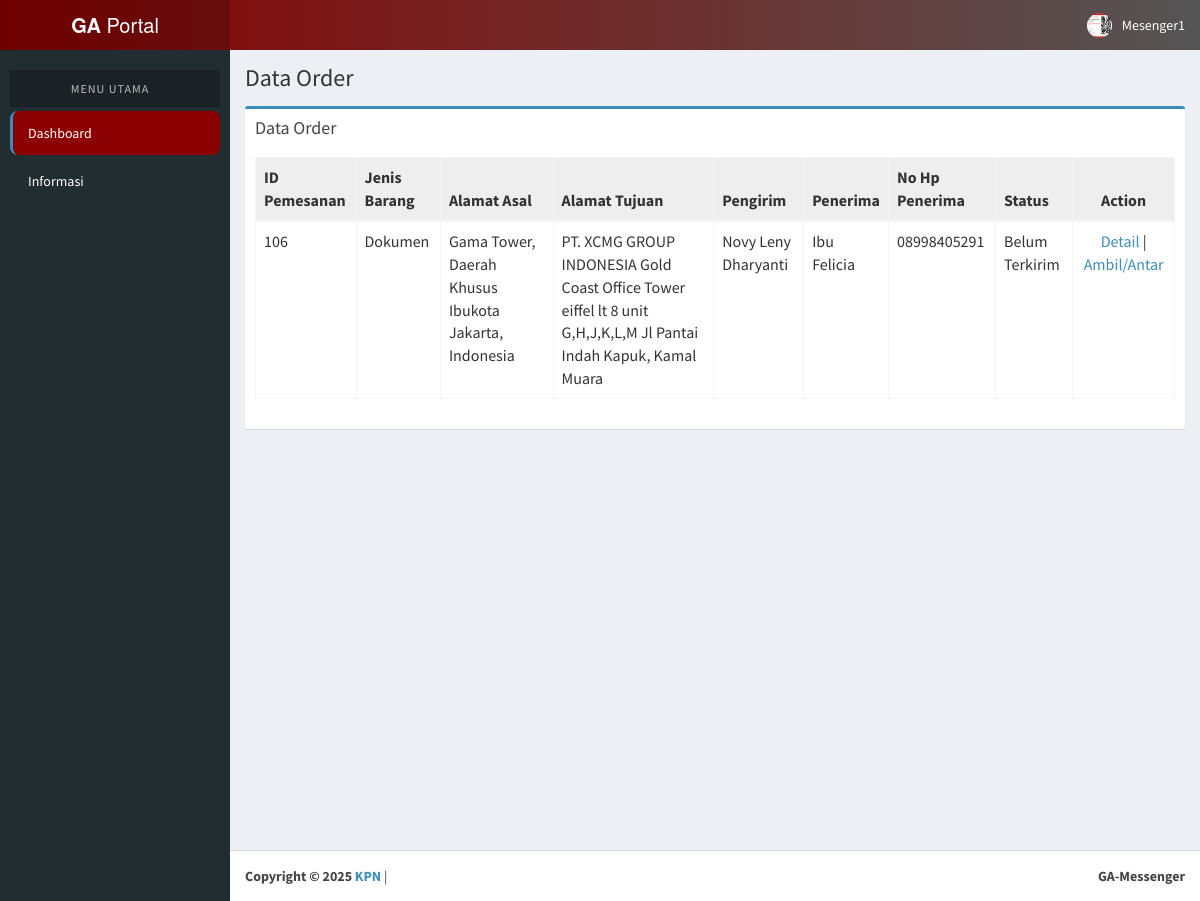
The app's page /kurir/dataorder.php (signed in) with its own data.
### tables this page shows
CREATE TABLE `tb_kurir` (
  `id_kurir` int(11) NOT NULL,
  `nama_kurir` varchar(70) NOT NULL,
  `username_kurir` varchar(50) NOT NULL,
  `password` varchar(50) NOT NULL,
  `tanggal_lahir_kurir` date NOT NULL,
  `alamat` text NOT NULL,
  `no_hp_kurir` varchar(12) NOT NULL,
  `email_kurir` varchar(100) NOT NULL,
  `no_plat` varchar(9) NOT NULL,
  `gambar` varchar(255) NOT NULL,
  `created_at` timestamp NULL DEFAULT current_timestamp(),
  `updated_at` timestamp NULL DEFAULT current_timestamp() ON UPDATE current_timestamp()
);

CREATE TABLE `tb_transaksi` (
  `no_transaksi` int(5) NOT NULL,
  `alamat_asal` text NOT NULL,
  `alamat_tujuan` text NOT NULL,
  `penerima` varchar(70) NOT NULL,
  `pengirim` varchar(70) NOT NULL,
  `gambar_awal` varchar(255) NOT NULL DEFAULT '',
  `gambar_akhir` varchar(255) NOT NULL DEFAULT '',
  `kurir` int(11) NOT NULL DEFAULT 0,
  `nama_barang` varchar(255) DEFAULT NULL,
  `deskripsi` text DEFAULT NULL,
  `no_hp_penerima` varchar(12) NOT NULL,
  `foto_barang` varchar(255) DEFAULT NULL,
  `waktu` text NOT NULL,
  `status` varchar(25) NOT NULL,
  `email_sent` tinyint(1) DEFAULT 0,
  `penilaian` int(11) NOT NULL DEFAULT 0,
  `komentar` text NOT NULL DEFAULT '',
  `created_at` timestamp NULL DEFAULT current_timestamp(),
  `updated_at` timestamp NULL DEFAULT current_timestamp() ON UPDATE current_timestamp()
);

CREATE TABLE `tb_pelanggan` (
  `id_pelanggan` int(11) NOT NULL,
  `nama_pelanggan` varchar(70) NOT NULL,
  `username_pelanggan` varchar(50) NOT NULL,
  `password` varchar(50) NOT NULL,
  `tanggal_lahir` date NOT NULL,
  `alamat_pelanggan` text NOT NULL,
  `no_hp_pelanggan` varchar(12) NOT NULL,
  `email_pelanggan` varchar(100) NOT NULL,
  `gambar` varchar(255) NOT NULL,
  `created_at` timestamp NULL DEFAULT current_timestamp(),
  `updated_at` timestamp NULL DEFAULT current_timestamp() ON UPDATE current_timestamp()
);

### kurir/dataorder.php (the view, shortened to what this page needs)
<?php
include '../koneksi/koneksi.php';
?>
<html>
<head>
  <link rel="stylesheet" href="../assets/bootstrap/css/bootstrap.min.css">
  <link rel="stylesheet" href="../assets/dist/css/AdminLTE.min.css">
  <link rel="stylesheet" href="../assets/dist/css/skins/_all-skins.min.css">
  <link rel="stylesheet" href="../assets/plugins/datatables/dataTables.bootstrap.css"/>
</head>
<body class="hold-transition skin-blue sidebar-mini">
<div class="wrapper">
  <?php include "header.php"; ?>
  <?php include "menu.php"; ?>
  <div class="content-wrapper">
    <section class="content-header">
      <h1>Data Order</h1>
    </section>
    <section class="content">
      <div class="box box-primary">
        <div class="box-header"><h3 class="box-title">Data Order</h3></div>
        <div class="box-body">
          <div class="table-responsive">
            <?php
            $sql = "SELECT tb_transaksi.*, tb_pelanggan.nama_pelanggan
                    FROM tb_transaksi
                    INNER JOIN tb_pelanggan ON tb_transaksi.pengirim = tb_pelanggan.id_pelanggan
                    WHERE status='Belum Terkirim'
                       OR (status='Proses Pengiriman' AND kurir='".$_SESSION['id']."')
                    ORDER BY no_transaksi ASC";
            $query = mysqli_query($db, $sql);
            $total = mysqli_num_rows($query);
            if ($total == 0) {
                echo "<center><h2>Belum Ada Data Pengiriman</h2></center>";
            } else {
            ?>
            <table id="lookup" class="table table-bordered table-hover">
              <thead bgcolor="eeeeee" align="center">
                <tr>
                  <th>ID Pemesanan</th>
                  <th>Jenis Barang</th>
                  <th>Alamat Asal</th>
                  <th>Alamat Tujuan</th>
                  <th>Pengirim</th>
                  <th>Penerima</th>
                  <th>No Hp Penerima</th>
                  <th>Status</th>
                  <th class="text-center">Action</th>
                </tr>
              </thead>
              <tbody>
                <?php
                while($data = mysqli_fetch_array($query)){
                  echo '<tr>
                    <td>'.$data['no_transaksi'].'</td>
                    <td>'.$data['nama_barang'].'</td>
                    <td>'.$data['alamat_asal'].'</td>
                    <td>'.$data['alamat_tujuan'].'</td>
                    <td>'.$data['nama_pelanggan'].'</td>
                    <td>'.$data['penerima'].'</td>
                    <td>'.$data['no_hp_penerima'].'</td>
                    <td>'.$data['status'].'</td>
                    <td style="text-align:center;">';
                  echo '<a href="detail-order.php?no_transaksi='.$data['no_transaksi'].'">Detail</a> | ';
                  if($data['status']=='Belum Terkirim' || ($data['status']=='Proses Pengiriman' && $data['kurir']==$_SESSION['id'])){
                      echo '<a onclick="return confirm(\'Lanjutkan proses pengiriman? Pengiriman tidak bisa dibatalkan!\');" href="ambilorder.php?no_transaksi='.$data['no_transaksi'].'">Ambil/Antar</a>';
                  }
                  echo '</td></tr>';
                }
                ?>
              </tbody>
            </table>
            <?php } ?>
          </div>
        </div>
      </div>
    </section>
  </div>
  <?php include "footer.php"; ?>
</div>
</body>
</html>

### kurir/header.php (shortened to what this page needs)
<?php
include '../koneksi/koneksi.php';
$sql = "SELECT * FROM tb_kurir WHERE id_kurir='".$_SESSION['id']."'";
$query = mysqli_query($db, $sql);
$data = mysqli_fetch_array($query);
?>
<header class="main-header" style="background: linear-gradient(90deg, #8B0000, #555555);">
  <a href="index.php" class="logo" style="background: rgba(0,0,0,0.2);">
    <span class="logo-lg"><b>GA</b> Portal</span>
  </a>
  <nav class="navbar navbar-static-top" style="background: transparent; box-shadow: none;">
    <a href="#" class="sidebar-toggle" data-toggle="offcanvas" role="button">
    </a>
    <div class="navbar-custom-menu">
      <ul class="nav navbar-nav">
        <li class="dropdown notifications-menu">
          <a href="#" class="dropdown-toggle" data-toggle="dropdown">
          </a>
        </li>
        <li class="dropdown user user-menu">
          <a href="#" class="dropdown-toggle" data-toggle="dropdown">
            <img src="images/<?php echo $data['gambar']; ?>" class="user-image img-circle" alt="User Image">
            <span class="hidden-xs"><?php echo $_SESSION['nama'];?></span>
          </a>
        </li>
      </ul>
    </div>
  </nav>
</header>

### records on screen
tb_kurir: gambar (picture)
tb_transaksi: no_transaksi "106", nama_barang "Dokumen", alamat_asal "Gama Tower, Daerah Khusus Ibukota Jakarta, Indonesia", alamat_tujuan "PT. XCMG GROUP INDONESIA Gold Coast Office Tower eiffel lt 8 unit G,H,J,K,L,M Jl Pantai Indah Kapuk, Kamal Muara", tb_pelanggan.nama_pelanggan "Novy Leny Dharyanti", penerima "Ibu Felicia", no_hp_penerima "08998405291", status "Belum Terkirim"

### other values on screen
$_SESSION['nama'] "Mesenger1"
